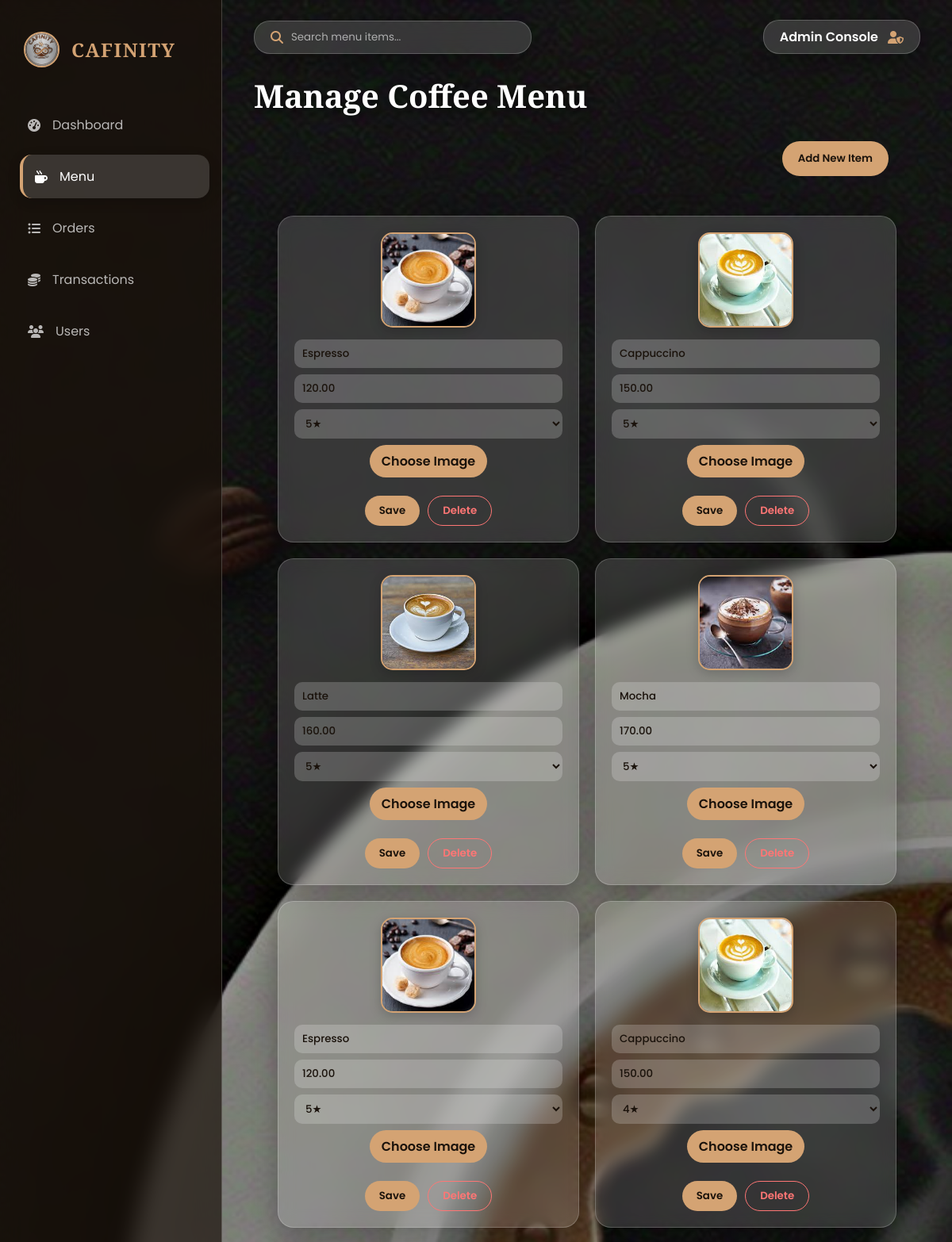
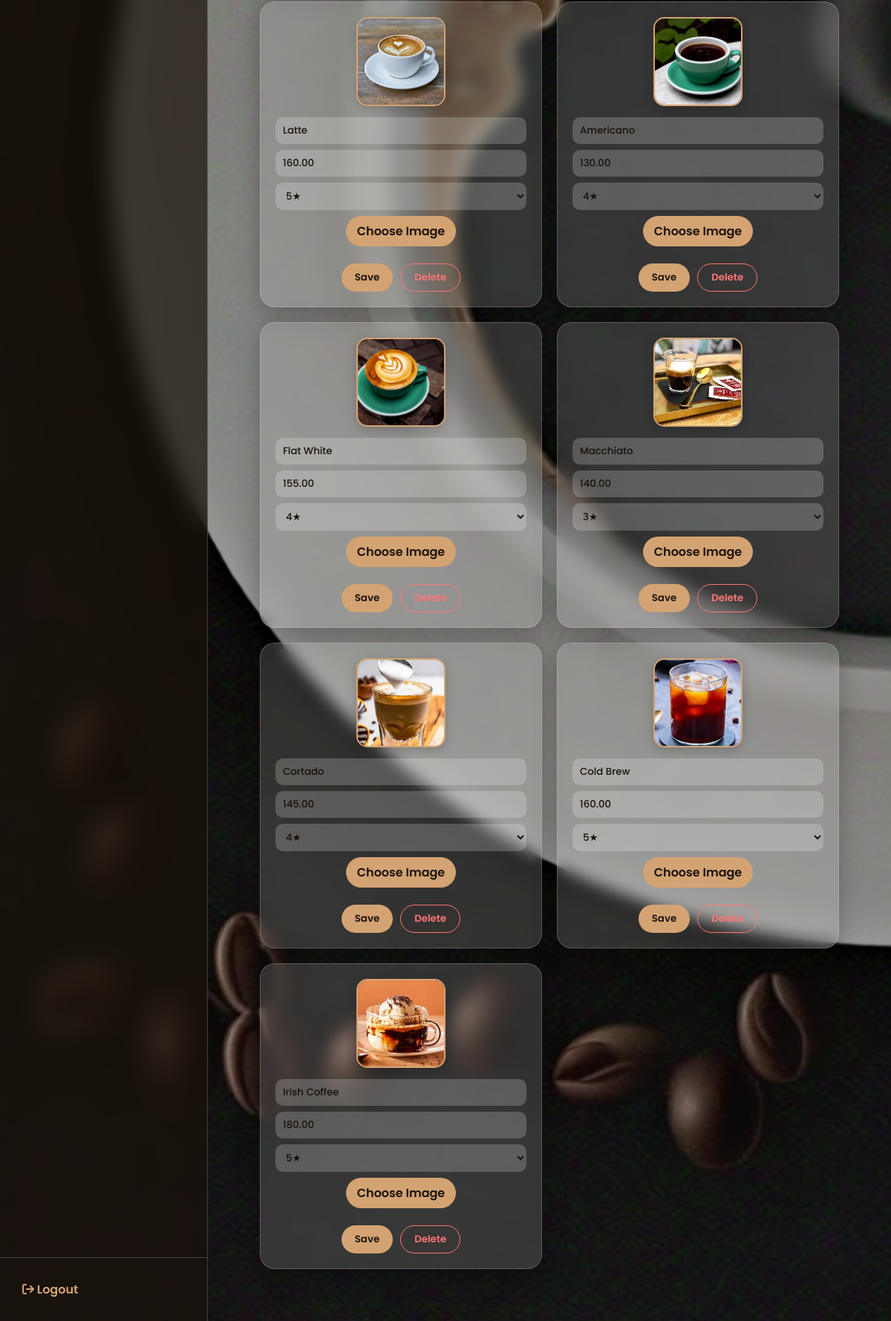
Page /cafinity/admin/manage_coffee.php (signed in) on the committed database (2 pictures, top to bottom).
### tables this page shows
CREATE TABLE `coffee` (
  `id` int(11) NOT NULL,
  `name` varchar(100) NOT NULL,
  `price` decimal(6,2) NOT NULL,
  `image` varchar(255) NOT NULL,
  `rating` int(11) DEFAULT 5
);

### cafinity/admin/manage_coffee.php (the view, shortened to what this page needs)
<?php
require "../db.php";
$stmt = $pdo->query("SELECT * FROM coffee ORDER BY id ASC");
$coffees = $stmt->fetchAll(PDO::FETCH_ASSOC);
?>
<!DOCTYPE html>
<html lang="en">
<head>
<link rel="stylesheet" href="https://cdnjs.cloudflare.com/ajax/libs/font-awesome/6.4.0/css/all.min.css">
</head>
<body>
<aside class="sidebar">
        <div class="sidebar-header">
            <img src="../indexpic.jpg" alt="Logo">
            <h2>CAFINITY</h2>
        </div>
        <ul class="nav-menu">
            <li class="nav-item"><a href="dashboard.php" class="nav-link"><i class="fa-solid fa-gauge-high"></i> Dashboard</a></li>
            <li class="nav-item"><a href="manage_coffee.php" class="nav-link active"><i class="fa-solid fa-mug-hot"></i> Menu</a></li>
            <li class="nav-item"><a href="view_orders.php" class="nav-link"><i class="fa-solid fa-list-ul"></i> Orders</a></li>
            <li class="nav-item"><a href="transaction.php" class="nav-link"><i class="fa-solid fa-coins"></i> Transactions</a></li>
            <li class="nav-item"><a href="users.php" class="nav-link"><i class="fa-solid fa-users"></i> Users</a></li>
        </ul>
        <div class="logout-btn">
            <a href="../logout.php"><i class="fa-solid fa-arrow-right-from-bracket"></i> Logout</a>
        </div>
    </aside>
<div class="main-wrapper">
<header class="top-bar">
    <div class="glass-panel search-container">
                <i class="fa-solid fa-magnifying-glass" style="color: var(--primary-gold);"></i>
                <input type="text" placeholder="Search menu items...">
            </div>
    <div class="glass-panel" style="padding:8px 20px; display:flex; align-items:center; gap:12px;">
        <span style="font-weight:600;">Admin Console</span>
        <i class="fa-solid fa-user-shield" style="color:var(--primary-gold);"></i>
    </div>
</header>
<main class="content">
<h1 class="page-title">Manage Coffee Menu</h1>
<div class="add-button-container" style="padding:0 40px 20px;">
    <button class="btn-gold" onclick="showAddModal()">Add New Item</button>
</div>
<div class="table-container">
    <div class="coffee-grid">
    <?php foreach($coffees as $coffee): ?>
        <div class="coffee-card">
            <img src="../uploads/<?php echo $coffee['image']; ?>" class="coffee-img">
            <form method="post" enctype="multipart/form-data" id="update-<?php echo $coffee['id']; ?>">
                <input type="text" name="name" value="<?php echo htmlspecialchars($coffee['name']); ?>" placeholder="Name" required>
                <input type="number" name="price" value="<?php echo $coffee['price']; ?>" step="0.01" placeholder="Price" required>
                <select name="rating" required>
                    <?php for($i=1;$i<=5;$i++): ?>
                        <option value="<?php echo $i; ?>" <?php if($coffee['rating']==$i) echo "selected"; ?>><?php echo $i; ?>★</option>
                    <?php endfor; ?>
                </select>
                <div class="custom-file-container">
    <label for="file-<?php echo $coffee['id']; ?>" class="custom-file-label">Choose Image</label>
</div>
                <div style="margin-top:10px; display:flex; gap:5px; justify-content:center;">
                    <button type="submit" name="update_coffee" class="btn-save-sm">Save</button>
                    <button type="button" class="btn-delete" onclick="showDeleteModal(<?php echo $coffee['id']; ?>, '<?php echo htmlspecialchars($coffee['name']); ?>')">Delete</button>
                </div>
            </form>
        </div>
    <?php endforeach; ?>
    </div>
</div>
</main>
</div>
</body>
</html>

### cafinity/admin/manage_coffee.php (style rules this page uses)
:root { --primary-gold: #d4a373; --glass-white: rgba(255, 255, 255, 0.15); --glass-dark: rgba(26, 18, 11, 0.7); --border-glass: rgba(255, 255, 255, 0.2); --text-light: #ffffff; --danger: #ff7675; }
* { margin:0; padding:0; box-sizing:border-box; font-family:'Poppins', sans-serif; }
body { display:flex; height:100vh; background:linear-gradient(rgba(0,0,0,0.4), rgba(0,0,0,0.4)), url('../bgindex.JPG') no-repeat center center fixed; background-size:cover; color:var(--text-light); overflow:hidden; }
.sidebar { width:280px; background:var(--glass-dark); backdrop-filter:blur(15px); -webkit-backdrop-filter:blur(15px); display:flex; flex-direction:column; border-right:1px solid var(--border-glass); z-index:10; }
.sidebar-header { padding:40px 30px; display:flex; align-items:center; gap:15px; }
.sidebar-header img { width:45px; height:45px; border-radius:50%; border:2px solid var(--primary-gold); }
.sidebar-header h2 { font-family:'Playfair Display', serif; color:var(--primary-gold); letter-spacing:1.5px; }
.nav-menu { list-style:none; flex-grow:1; }
.nav-item { padding:5px 20px; }
.nav-link { display:flex; align-items:center; gap:15px; padding:15px; color:rgba(255,255,255,0.7); text-decoration:none; border-radius:15px; transition:0.3s ease; }
.nav-link:hover, .nav-link.active { background:var(--glass-white); color:#fff; transform:translateX(5px); }
.nav-link.active { border-left:4px solid var(--primary-gold); box-shadow:0 4px 15px rgba(0,0,0,0.2); }
.logout-btn { margin-top:auto; padding:30px; border-top:1px solid var(--border-glass); }
.logout-btn a { color:var(--primary-gold); text-decoration:none; font-weight:600; }
.main-wrapper { flex-grow:1; overflow-y:auto; display:flex; flex-direction:column; }
.top-bar { padding:25px 40px; display:flex; justify-content:space-between; align-items:center; }
.glass-panel { background:var(--glass-white); backdrop-filter:blur(10px); -webkit-backdrop-filter:blur(10px); border:1px solid var(--border-glass); border-radius:20px; box-shadow:0 8px 32px rgba(0,0,0,0.3); }
.search-container { padding:10px 20px; display:flex; align-items:center; width:350px; }
.search-container input { border:none; outline:none; background:transparent; color:white; margin-left:10px; width:100%; }
.search-container input::placeholder { color:rgba(255,255,255,0.6); }
.content { padding:0 40px 40px; }
.page-title { font-family:'Playfair Display', serif; font-size:2.5rem; margin-bottom:30px; text-shadow:2px 4px 10px rgba(0,0,0,0.5); }
.btn-gold { padding:12px 20px; background:var(--primary-gold); color:#1a120b; border:none; border-radius:50px; cursor:pointer; font-weight:600; }
.table-container { padding:30px; width:100%; background:transparent; }
.coffee-grid { display: grid; grid-template-columns: repeat(auto-fill, minmax(250px, 1fr)); gap: 20px; }
.coffee-card { background: rgba(255,255,255,0.15); backdrop-filter: blur(10px); -webkit-backdrop-filter: blur(10px); padding: 20px; border-radius: 20px; display: flex; flex-direction: column; align-items: center; box-shadow: 0 8px 32px rgba(0,0,0,0.25); transition: transform 0.3s, box-shadow 0.3s; border: 1px solid rgba(255,255,255,0.2); }
.coffee-card .coffee-img { width:120px; height:120px; margin-bottom:15px; border-radius:15px; object-fit:cover; border:2px solid var(--primary-gold); box-shadow:0 4px 15px rgba(0,0,0,0.2); }
.coffee-card form { width:100%; display:flex; flex-direction:column; align-items:center; gap:8px; }
.coffee-card input[type=text], .coffee-card input[type=number], .coffee-card select { background: rgba(255,255,255,0.2); border: none; padding: 8px 10px; border-radius: 10px; color: #1a120b; font-weight: 500; }
.custom-file-container { width: 100%; text-align: center; }
.custom-file-label { display: inline-block; padding: 8px 15px; background: var(--primary-gold); color: #1a120b; border-radius: 50px; cursor: pointer; font-weight:600; transition: background 0.3s; }
.coffee-card input[type=text], .coffee-card input[type=number], .coffee-card select { width:100%; }
.add-button-container { display:flex; justify-content:flex-end; }
.btn-delete, .btn-save-sm { padding:8px 18px; border-radius:50px; cursor:pointer; transition:0.3s; font-weight:600; }
.btn-delete { background:transparent; color:var(--danger); border:1px solid var(--danger); }
.btn-save-sm { background:var(--primary-gold); color:#1a120b; border:none; margin-right:5px; }

### rows in the picture
coffee: image (picture), name "Espresso", price "120.00", rating "5★"
coffee: image (picture), name "Cappuccino", price "150.00", rating "5★"
coffee: image (picture), name "Latte", price "160.00", rating "5★"
coffee: image (picture), name "Mocha", price "170.00", rating "5★"
coffee: image (picture), name "Espresso", price "120.00", rating "5★"
coffee: image (picture), name "Cappuccino", price "150.00", rating "4★"
coffee: image (picture), name "Latte", price "160.00", rating "5★"
coffee: image (picture), name "Americano", price "130.00", rating "4★"
coffee: image (picture), name "Flat White", price "155.00", rating "4★"
coffee: image (picture), name "Macchiato", price "140.00", rating "3★"
coffee: image (picture), name "Cortado", price "145.00", rating "4★"
coffee: image (picture), name "Cold Brew", price "160.00", rating "5★"
coffee: image (picture), name "Irish Coffee", price "180.00", rating "5★"
